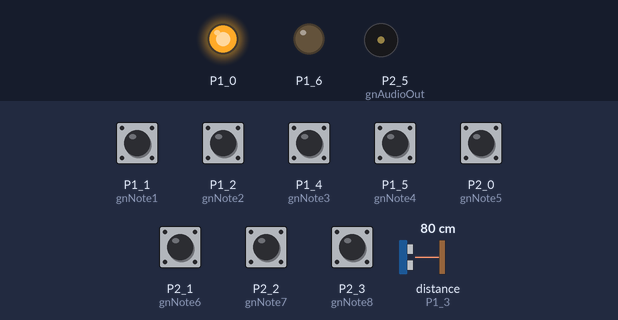
A sketch run on a simulated TI MSP430 LaunchPad. Parts: output pins drawn as LEDs (lit = HIGH), buzzer (waves = sounding). Wiring (inferred from the names in the program): range finder with pulse-width output: data P1_3. Dashed ring = blinking. The test bench sets the inputs (shaded band); at power-on: P1_1 (gnNote1), P1_2 (gnNote2), P1_4 (gnNote3), P1_5 (gnNote4), P2_0 (gnNote5), P2_1 (gnNote6), P2_2 (gnNote7), P2_3 (gnNote8) HIGH, distance to the obstacle (sensor on P1_3) 80 cm.

Above: at 2.31 s.
5.8 s: P1_1 (gnNote1) pulled LOW for 0.15 s
At 6.6 s:
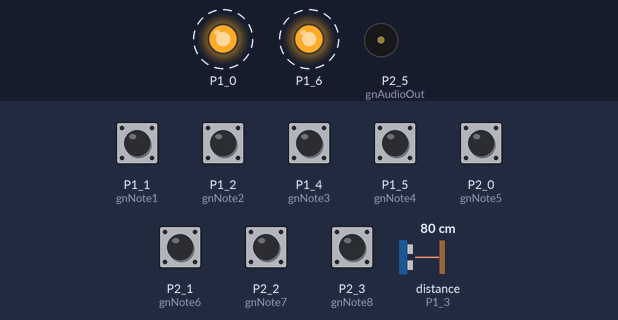
8.8 s: P1_2 (gnNote2) pulled LOW for 0.15 s
At 9.7 s:
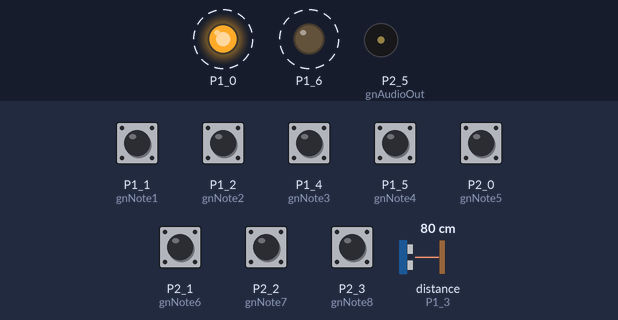
Timing chart, 0 to 17.8 s (numbered marks = the images above; inputs shaded):
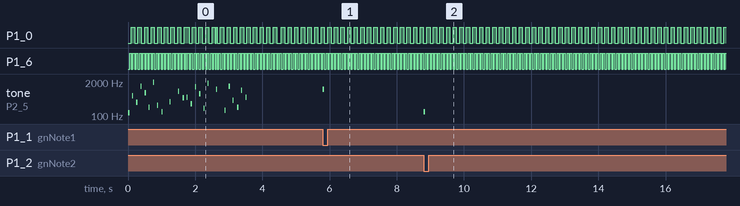

The sketch:

KeyboardInt.ino
```cpp
#include "pitches.h"

byte gnNote1 = P1_1;
byte gnNote2 = P1_2;
byte gnNote3 = P1_4;
byte gnNote4 = P1_5;
byte gnNote5 = P2_0;
byte gnNote6 = P2_1;
byte gnNote7 = P2_2;
byte gnNote8 = P2_3;
byte gnChangeRange = PUSH2;
byte gnAudioOut = P2_5;
unsigned int gaNotes[8];

void setup() {
  pinMode(GREEN_LED, OUTPUT);
  pinMode(RED_LED, OUTPUT);
  pinMode(gnNote1, INPUT_PULLUP);
  pinMode(gnNote2, INPUT_PULLUP);
  pinMode(gnNote3, INPUT_PULLUP);
  pinMode(gnNote4, INPUT_PULLUP);
  pinMode(gnNote5, INPUT_PULLUP);
  pinMode(gnNote6, INPUT_PULLUP);
  pinMode(gnNote7, INPUT_PULLUP);
  pinMode(gnNote8, INPUT_PULLUP);
  pinMode(gnChangeRange, INPUT_PULLUP);
  digitalWrite(GREEN_LED, LOW);
  digitalWrite(RED_LED, LOW);
  attachInterrupt(gnNote1, PlayNote1, FALLING);
  attachInterrupt(gnNote2, PlayNote2, FALLING);
  attachInterrupt(gnNote3, PlayNote3, FALLING);
  attachInterrupt(gnNote4, PlayNote4, FALLING);
  attachInterrupt(gnNote5, PlayNote5, FALLING);
  attachInterrupt(gnNote6, PlayNote6, FALLING);
  attachInterrupt(gnNote7, PlayNote7, FALLING);
  attachInterrupt(gnNote8, PlayNote8, FALLING);
  attachInterrupt(gnChangeRange, ChangeRange, FALLING);
  TestTones();
}

void loop() {
  // All we do here is check to see if NO keys are pressed. If so, turn off tone.
  /**if (digitalRead(gnNote1) == HIGH &&
      digitalRead(gnNote2) == HIGH &&
      digitalRead(gnNote3) == HIGH &&
      digitalRead(gnNote4) == HIGH &&
      digitalRead(gnNote5) == HIGH &&
      digitalRead(gnNote6) == HIGH &&
      digitalRead(gnNote7) == HIGH &&
      digitalRead(gnNote8) == HIGH) {
    noTone(gnAudioOut);
  }**/
}

void TestTones() {
  // Test the full ranges. Remember that top note of one range is lowest note of next higher range.
  byte i, j;
  for (i = 1; i <= 4; i++) {
    SetRange(i);
    for (j = 0; j <= 6; j++) {
      tone(gnAudioOut, gaNotes[j], 1000);
      delay(125);
    }
  }
  // One last tone for highest note! (Range will still be set to highest).
  tone(gnAudioOut, gaNotes[7], 2000);
  delay(1000);
  SetRange(1);
}

byte GetNoteIndexFromButton(byte pnButton) {
  if (pnButton == gnNote1) {return 1;}
  if (pnButton == gnNote2) {return 2;}
  if (pnButton == gnNote3) {return 3;}
  if (pnButton == gnNote4) {return 4;}
  if (pnButton == gnNote5) {return 5;}
  if (pnButton == gnNote6) {return 6;}
  if (pnButton == gnNote7) {return 7;}
  if (pnButton == gnNote8) {return 8;}
}

void PlayNote(byte pnButton) {
  byte lnNoteIndex = GetNoteIndexFromButton(pnButton);
  tone(gnAudioOut, gaNotes[lnNoteIndex - 1]);
}

void PlayNote1() {
  PlayNote(gnNote1);
}
void PlayNote2() {
  PlayNote(gnNote2);
}
void PlayNote3() {
  PlayNote(gnNote3);
}
void PlayNote4() {
  PlayNote(gnNote4);
}
void PlayNote5() {
  PlayNote(gnNote5);
}
void PlayNote6() {
  PlayNote(gnNote6);
}
void PlayNote7() {
  PlayNote(gnNote7);
}
void PlayNote8() {
  PlayNote(gnNote8);
}

void ChangeRange() {
  noTone(gnAudioOut);
  byte lnCurrRange = GetRange();
  if (lnCurrRange == 4) {
    // Wrap back around.
    lnCurrRange = 0;
  }
  SetRange(lnCurrRange + 1);
  delayMicroseconds(100);
}

void SetRange(byte pnRange) {
  switch (pnRange) {
    case 1:
      digitalWrite(GREEN_LED, LOW);
      digitalWrite(RED_LED, LOW);
      gaNotes[0] = NOTE_C3;
      gaNotes[1] = NOTE_D3;
      gaNotes[2] = NOTE_E3;
      gaNotes[3] = NOTE_F3;
      gaNotes[4] = NOTE_G3;
      gaNotes[5] = NOTE_A3;
      gaNotes[6] = NOTE_B3;
      gaNotes[7] = NOTE_C4;
      break;
    case 2:
      digitalWrite(GREEN_LED, HIGH);
      digitalWrite(RED_LED, LOW);
      gaNotes[0] = NOTE_C4;
      gaNotes[1] = NOTE_D4;
      gaNotes[2] = NOTE_E4;
      gaNotes[3] = NOTE_F4;
      gaNotes[4] = NOTE_G4;
      gaNotes[5] = NOTE_A4;
      gaNotes[6] = NOTE_B4;
      gaNotes[7] = NOTE_C5;
      break;
    case 3:
      digitalWrite(GREEN_LED, LOW);
      digitalWrite(RED_LED, HIGH);
      gaNotes[0] = NOTE_C5;
      gaNotes[1] = NOTE_D5;
      gaNotes[2] = NOTE_E5;
      gaNotes[3] = NOTE_F5;
      gaNotes[4] = NOTE_G5;
      gaNotes[5] = NOTE_A5;
      gaNotes[6] = NOTE_B5;
      gaNotes[7] = NOTE_C6;
      break;
    case 4:
      digitalWrite(GREEN_LED, HIGH);
      digitalWrite(RED_LED, HIGH);
      gaNotes[0] = NOTE_C6;
      gaNotes[1] = NOTE_D6;
      gaNotes[2] = NOTE_E6;
      gaNotes[3] = NOTE_F6;
      gaNotes[4] = NOTE_G6;
      gaNotes[5] = NOTE_A6;
      gaNotes[6] = NOTE_B6;
      gaNotes[7] = NOTE_C7;
      break;
  }
}

byte GetRange() {
  if (digitalRead(GREEN_LED) == LOW && digitalRead(RED_LED) == LOW) {
    // No lights, this is the lowest range state.
    return 1;
  } else {
    if (digitalRead(GREEN_LED) == HIGH && digitalRead(RED_LED) == LOW) {
      // Just green, this is state 2.
      return 2;
    } else {
      if (digitalRead(GREEN_LED) == LOW && digitalRead(RED_LED) == HIGH) {
        // Just red, this is state 3.
        return 3;
      } else {
        // This must mean both green and red are on, this is state 4.
        return 4;
      }
    }
  }

}
```

pitches.h
```cpp
/*************************************************
 * Public Constants
 *************************************************/

#define NOTE_B0  31
#define NOTE_C1  33
#define NOTE_CS1 35
#define NOTE_D1  37
#define NOTE_DS1 39
#define NOTE_E1  41
#define NOTE_F1  44
#define NOTE_FS1 46
#define NOTE_G1  49
#define NOTE_GS1 52
#define NOTE_A1  55
#define NOTE_AS1 58
#define NOTE_B1  62
#define NOTE_C2  65
#define NOTE_CS2 69
#define NOTE_D2  73
#define NOTE_DS2 78
#define NOTE_E2  82
#define NOTE_F2  87
#define NOTE_FS2 93
#define NOTE_G2  98
#define NOTE_GS2 104
#define NOTE_A2  110
#define NOTE_AS2 117
#define NOTE_B2  123
#define NOTE_C3  131
#define NOTE_CS3 139
#define NOTE_D3  147
#define NOTE_DS3 156
#define NOTE_E3  165
#define NOTE_F3  175
#define NOTE_FS3 185
#define NOTE_G3  196
#define NOTE_GS3 208
#define NOTE_A3  220
#define NOTE_AS3 233
#define NOTE_B3  247
#define NOTE_C4  262
#define NOTE_CS4 277
#define NOTE_D4  294
#define NOTE_DS4 311
#define NOTE_E4  330
#define NOTE_F4  349
#define NOTE_FS4 370
#define NOTE_G4  392
#define NOTE_GS4 415
#define NOTE_A4  440
#define NOTE_AS4 466
#define NOTE_B4  494
#define NOTE_C5  523
#define NOTE_CS5 554
#define NOTE_D5  587
#define NOTE_DS5 622
#define NOTE_E5  659
#define NOTE_F5  698
#define NOTE_FS5 740
#define NOTE_G5  784
#define NOTE_GS5 831
#define NOTE_A5  880
#define NOTE_AS5 932
#define NOTE_B5  988
#define NOTE_C6  1047
#define NOTE_CS6 1109
#define NOTE_D6  1175
#define NOTE_DS6 1245
#define NOTE_E6  1319
#define NOTE_F6  1397
#define NOTE_FS6 1480
#define NOTE_G6  1568
#define NOTE_GS6 1661
#define NOTE_A6  1760
#define NOTE_AS6 1865
#define NOTE_B6  1976
#define NOTE_C7  2093
#define NOTE_CS7 2217
#define NOTE_D7  2349
#define NOTE_DS7 2489
#define NOTE_E7  2637
#define NOTE_F7  2794
#define NOTE_FS7 2960
#define NOTE_G7  3136
#define NOTE_GS7 3322
#define NOTE_A7  3520
#define NOTE_AS7 3729
#define NOTE_B7  3951
#define NOTE_C8  4186
#define NOTE_CS8 4435
#define NOTE_D8  4699
#define NOTE_DS8 4978
```

Measured:
- after the input at 5.8 s, tone on P2_5 (gnAudioOut): silent → 1047 Hz at once, → silent 0.05 s later
- after the input at 8.8 s, tone on P2_5 (gnAudioOut): silent → 147 Hz at once, → silent 0.04 s later
- by itself, P1_0: alternates HIGH for 0.10 s and LOW for 0.10 s
- by itself, P1_6: alternates HIGH for 0.05 s and LOW for 0.05 s
